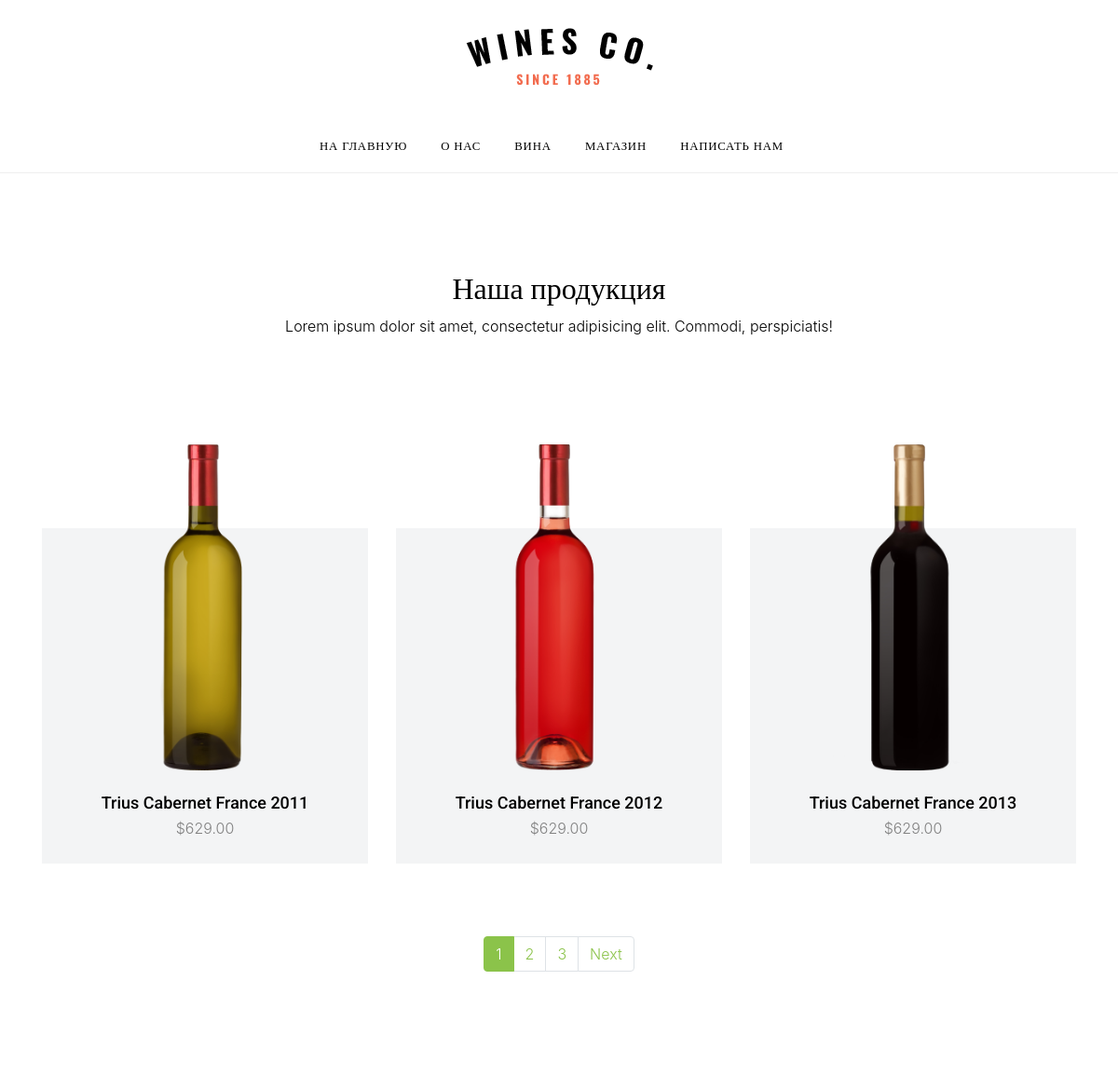
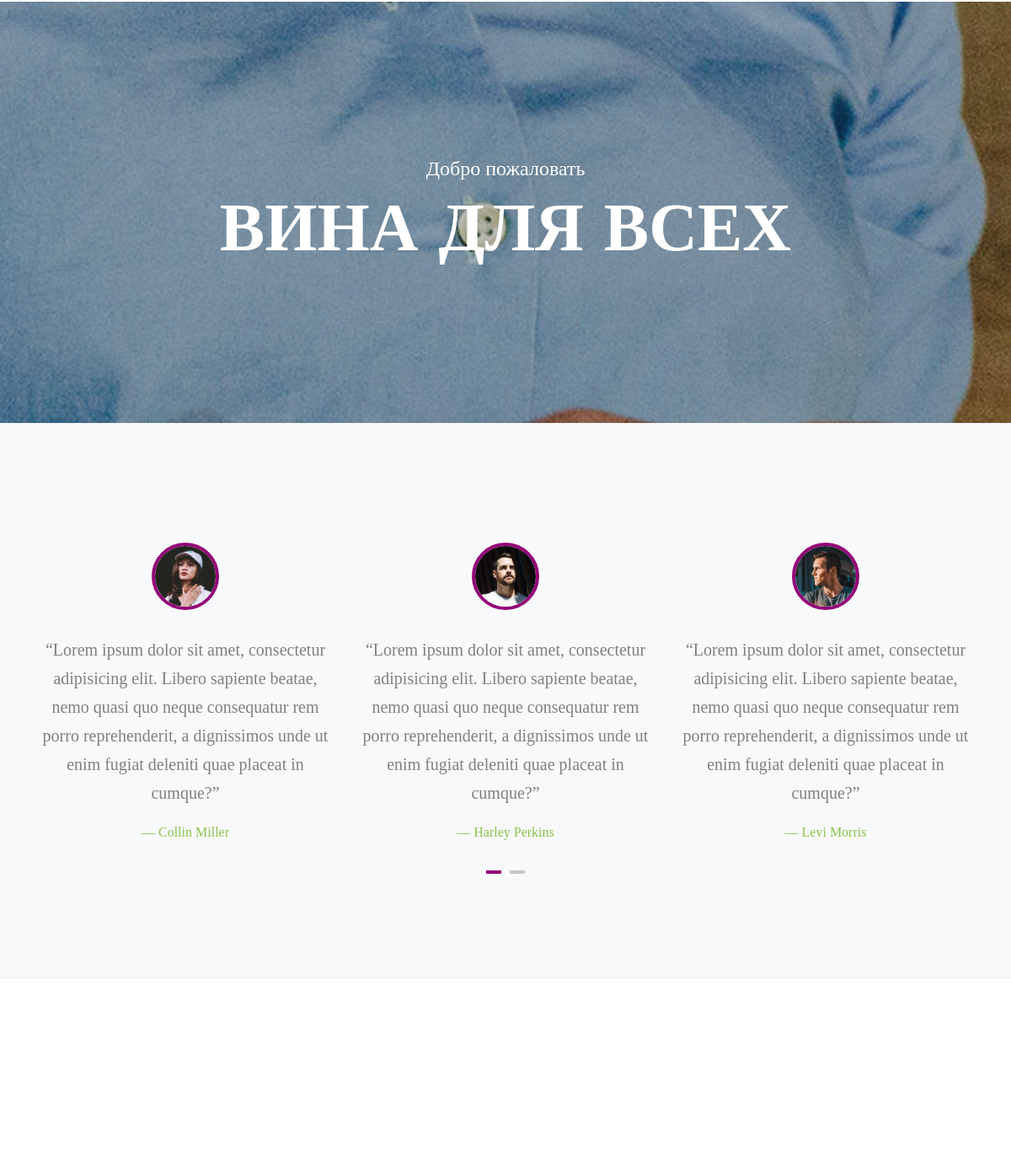
The app's page /shop/ with its own data (2 pictures, top to bottom).
### wine_app/models.py (models this page shows, shortened)
class Wines(models.Model):
    title = models.CharField(max_length=100)
    price = models.CharField(max_length=7)
    sale_price = models.CharField(max_length=10)
    img = models.CharField(max_length=100)

### wine_app/views.py (the view)
# urls.py: path('shop/', ShopView.as_view(), name='shop'),
class ShopView(View):
    def get(self, request, page_id=1):
        wines_list = Wines.objects.all()
        paginator = Paginator(wines_list, 3)
        try:
            wines = paginator.page(page_id)
            wines.num_pages_tuple = tuple(range(paginator.num_pages))
        except:
            return redirect(reverse('shop'))
        return render(request, 'wine_app/shop.html', {'wines': wines})

### wine_app/templates/wine_app/shop.html (shortened to what this page needs)
{% extends 'wine_app/base.html' %}
{% load static %}
{% load i18n %}
{% block content %}
<body data-spy="scroll" data-target=".site-navbar-target" data-offset="300">
  <div class="site-wrap">
      {% include 'wine_app/navbar.html' %}
    <div class="site-section mt-5">
      <div class="container">
        <div class="row mb-5">
          <div class="col-12 section-title text-center mb-5">
            <h2 class="d-block">{% trans 'OurProducts' %}</h2>
            <p>Lorem ipsum dolor sit amet, consectetur adipisicing elit. Commodi, perspiciatis!</p>
          </div>
        </div>
        <div class="row">
            {% for wine in wines %}
                <div class="col-lg-4 mb-5 col-md-6">
                    <div class="wine_v_1 text-center pb-4">
                        <a href="shop-single.html" class="thumbnail d-block mb-4"><img src="{{ wine.img }}" alt="Image" class="img-fluid"></a>
                        <div>
                            <h3 class="heading mb-1"><a href="#">{{ wine.title }}</a></h3>
                            <span class="price">{{ wine.price }}</span>
                        </div>
                    </div>
                </div>
            {% endfor %}
        </div>
        <nav aria-label="Page navigation example">
            <ul class="pagination justify-content-center">
                {% for _ in wines.num_pages_tuple %}
                    {% if forloop.counter != wines.number %}
                        <li class="page-item"><a class="page-link" href="{% url 'shop' %}{{forloop.counter}}">{{ forloop.counter }}</a></li>
                    {% else %}
                        <li class="page-item active"><span class="page-link">{{ forloop.counter }}</span></li>
                    {% endif %}
                {% endfor %}
                {% if wines.has_next %}
                    <li class="page-item"><a class="page-link" href="{% url 'shop' %}{{ wines.next_page_number }}">Next</a></li>
                {% endif %}
            </ul>
        </nav>
      </div>
    </div>
    <div class="hero-2" style="background-image: url({% static 'wine_app/images/hero_2.jpg' %});">
     <div class="container">
        <div class="row justify-content-center text-center align-items-center">
          <div class="col-md-8">
            <span class="sub-title">{% trans 'Welcome' %}</span>
            <h2>{% trans 'WinesForEveryone' %}</h2>
          </div>
        </div>
      </div>
    </div>
    <div class="site-section bg-light">
      <div class="container">
        <div class="owl-carousel owl-slide-3 owl-slide">
          <blockquote class="testimony">
            <img src="{% static 'wine_app/images/person_1.jpg' %}" alt="Image">
            <p>&ldquo;Lorem ipsum dolor sit amet, consectetur adipisicing elit. Libero sapiente beatae, nemo quasi quo neque consequatur rem porro reprehenderit, a dignissimos unde ut enim fugiat deleniti quae placeat in cumque?&rdquo;</p>
            <p class="small text-primary">&mdash; Collin Miller</p>
          </blockquote>
          <blockquote class="testimony">
            <img src="{% static 'wine_app/images/person_2.jpg' %}" alt="Image">
            <p>&ldquo;Lorem ipsum dolor sit amet, consectetur adipisicing elit. Libero sapiente beatae, nemo quasi quo neque consequatur rem porro reprehenderit, a dignissimos unde ut enim fugiat deleniti quae placeat in cumque?&rdquo;</p>
            <p class="small text-primary">&mdash; Harley Perkins</p>
          </blockquote>
          <blockquote class="testimony">
            <img src="{% static 'wine_app/images/person_3.jpg' %}" alt="Image">
            <p>&ldquo;Lorem ipsum dolor sit amet, consectetur adipisicing elit. Libero sapiente beatae, nemo quasi quo neque consequatur rem porro reprehenderit, a dignissimos unde ut enim fugiat deleniti quae placeat in cumque?&rdquo;</p>
            <p class="small text-primary">&mdash; Levi Morris</p>
          </blockquote>
        </div>
      </div>
    </div>
    <div class="footer">
    </div>
  </div>
</body>
{% endblock %}

### wine_app/templates/wine_app/base.html (shortened to what this page needs)
{% load static %}
<!doctype html>
<html lang="en">
    <head>
        <link rel="stylesheet" href="{% static 'wine_app/fonts/icomoon/style.css' %}">
        <link rel="stylesheet" href="{% static 'wine_app/css/open-iconic-bootstrap.min.css' %}">
        <link rel="stylesheet" href="{% static 'wine_app/css/jquery-ui.css' %}">
        <link rel="stylesheet" href="{% static 'wine_app/css/owl.carousel.min.css' %}">
        <link rel="stylesheet" href="{% static 'wine_app/css/owl.theme.default.min.css' %}">
        <link rel="stylesheet" href="{% static 'wine_app/css/owl.theme.default.min.css' %}">
        <link rel="stylesheet" href="{% static 'wine_app/css/jquery.fancybox.min.css' %}">
        <link rel="stylesheet" href="{% static 'wine_app/css/bootstrap-datepicker.css' %}">
        <link rel="stylesheet" href="{% static 'wine_app/css/bootstrap/bootstrap.min.css' %}">
        <link rel="stylesheet" href="{% static 'wine_app/fonts/flaticon/font/flaticon.css' %}">
        <link rel="stylesheet" href="{% static 'wine_app/css/aos.css' %}">
        <link media="all" rel="stylesheet" type="text/css" href="{% static 'wine_app/css/jquery.mb.YTPlayer.min.css' %}">
        <link rel="stylesheet" href="{% static 'wine_app/css/style.css' %}">
    </head>
    <body>
        {% block content %}
        {% endblock %}
    </body>
</html>

### wine_app/templates/wine_app/navbar.html (shortened to what this page needs)
{% load static %}
{% load i18n %}
<div class="header-top">
    <div class="container">
        <div class="row align-items-center">
            <div class="col-12 text-center">
                <a href="{% url 'index' %}" class="site-logo">
                    <img src="{% static 'wine_app/images/logo.png' %}" alt="Image" class="img-fluid">
                </a>
            </div>
        </div>
    </div>
    <div class="site-navbar py-2 js-sticky-header site-navbar-target d-none pl-0 d-lg-block" role="banner">
        <div class="container">
            <div class="d-flex align-items-center">
                <div class="mx-auto">
                    <nav class="site-navigation position-relative text-left" role="navigation">
                        <ul class="site-menu main-menu js-clone-nav mx-auto d-none pl-0 d-lg-block border-none">
                            <li><a href="{% url 'index' %}" class="nav-link text-left">{% trans 'Home' %}</a></li>
                            <li><a href="{% url 'about' %}" class="nav-link text-left">{% trans 'About' %}</a></li>
                            <li><a href="{% url 'shop' %}" class="nav-link text-left">{% trans 'Wines' %}</a></li>
                            <li><a href="{% url 'shop' %}" class="nav-link text-left">{% trans 'Shop' %}</a></li>
                            <li><a href="{% url 'contact' %}" class="nav-link text-left">{% trans 'Contact' %}</a></li>
                        </ul>
                    </nav>
                </div>
            </div>
        </div>
    </div>
</div>

### wine_app/static/wine_app/css/style.css (style rules this page uses)
html { overflow-x: hidden; }
body { line-height: 1.7; color: gray; font-weight: 300; font-size: 1rem; }
a { -webkit-transition: .3s all ease; -o-transition: .3s all ease; transition: .3s all ease; }
h1, h2, h3, h4, h5, .h1, .h2, .h3, .h4, .h5 { font-family: "Roboto", -apple-system, BlinkMacSystemFont, "Segoe UI", Roboto, "Helvetica Neue", Arial, sans-serif, "Apple Color Emoji", "Segoe UI Emoji", "Segoe UI Symbol", "Noto Color Emoji"; }
.site-wrap:before { display: none; -webkit-transition: .3s all ease-in-out; -o-transition: .3s all ease-in-out; transition: .3s all ease-in-out; background: rgba(0, 0, 0, 0.6); content: ""; position: absolute; z-index: 2000; top: 0; left: 0; right: 0; bottom: 0; opacity: 0; visibility: hidden; }
.site-section { padding: 2.5em 0; }
@media (min-width: 768px) { .site-section { padding: 7em 0; } }
.site-logo { font-size: 2rem; color: #000; }
.site-navbar { margin-bottom: 0px; z-index: 1999; width: 100%; background: #fff; font-family: "Cinzel"; font-weight: bold; }
.site-navbar .site-navigation .site-menu { margin-left: 0; padding-left: 0; margin-bottom: 0; }
.site-navbar .site-navigation .site-menu a { text-decoration: none !important; display: inline-block; }
.site-navbar .site-navigation .site-menu > li { display: inline-block; }
.site-navbar .site-navigation .site-menu > li:first-child > a { padding-left: 0; }
.site-navbar .site-navigation .site-menu > li > a { text-transform: uppercase; font-size: .8rem; letter-spacing: .05rem; font-weight: 400; display: inline-block; text-decoration: none !important; color: #000; }
.site-mobile-menu .site-nav-wrap { padding: 0; margin: 0; list-style: none; position: relative; }
.site-mobile-menu .site-nav-wrap a { padding: 10px 20px; display: block; position: relative; color: #212529; }
.site-mobile-menu .site-nav-wrap li { position: relative; display: block; }
.site-mobile-menu .site-nav-wrap > li { display: block; position: relative; float: left; width: 100%; }
.site-mobile-menu .site-nav-wrap > li > a { padding-left: 20px; font-size: 20px; }
.sticky-wrapper .site-navbar { -webkit-transition: .3s all ease; -o-transition: .3s all ease; transition: .3s all ease; border-bottom: 1px solid #efefef; }
.sticky-wrapper .site-navbar .site-menu > li { display: inline-block; }
.owl-slide-3, .owl-slide, .owl-style { position: relative; }
.header-top > .container { padding-top: 30px; padding-bottom: 30px; }
.section-title { color: #000; margin-bottom: 50px; }
.section-title h2 { font-size: 2rem; font-weight: 400; position: relative; display: inline-block; font-family: "Cinzel"; }
.footer { font-size: .85rem; text-align: center; padding: 7rem 0; border-top: 1px solid #efefef; }
.wine_v_1, .wine_h_1 { position: relative; margin-bottom: 30px; }
.wine_v_1:before, .wine_h_1:before { content: ""; background: #f3f4f5; top: 20%; bottom: 0; left: 0; right: 0; position: absolute; z-index: -1; }
.wine_v_1 .thumbnail, .wine_h_1 .thumbnail { position: relative; display: block; }
.wine_v_1 .heading, .wine_h_1 .heading { font-size: 18px; }
.wine_v_1 .heading a, .wine_h_1 .heading a { color: #000; }
.hero-2 { background-size: cover; position: relative; background-attachment: fixed; background-position: center center; }
.hero-2 > .container .row { height: 50vh; min-height: 500px; z-index: 2; }
.hero-2:before { content: ""; position: absolute; height: 100%; width: 100%; left: 0; right: 0; background: #222; opacity: .3; border-bottom-right-radius: 0px; background-size: cover; background-position: center; background-repeat: no-repeat; }
.hero-2 h2 { font-size: 5rem; font-weight: 300; color: #fff; font-family: "Montserrat"; font-weight: 900; text-transform: uppercase; }
.hero-2 .sub-title { font-family: "Cinzel"; color: #fff; font-size: 1.5rem; }
.testimony { font-size: 20px; font-family: "Cinzel"; text-align: center; text-transform: none !important; }
.testimony img { max-width: auto !important; width: 80px !important; border: 4px solid #930077; margin-bottom: 30px; border-radius: 50%; margin-left: auto !important; margin-right: auto !important; }

### records on screen
Wines: img (picture), title "Trius Cabernet France 2011", price "$629.00"
Wines: img (picture), title "Trius Cabernet France 2012", price "$629.00"
Wines: img (picture), title "Trius Cabernet France 2013", price "$629.00"
